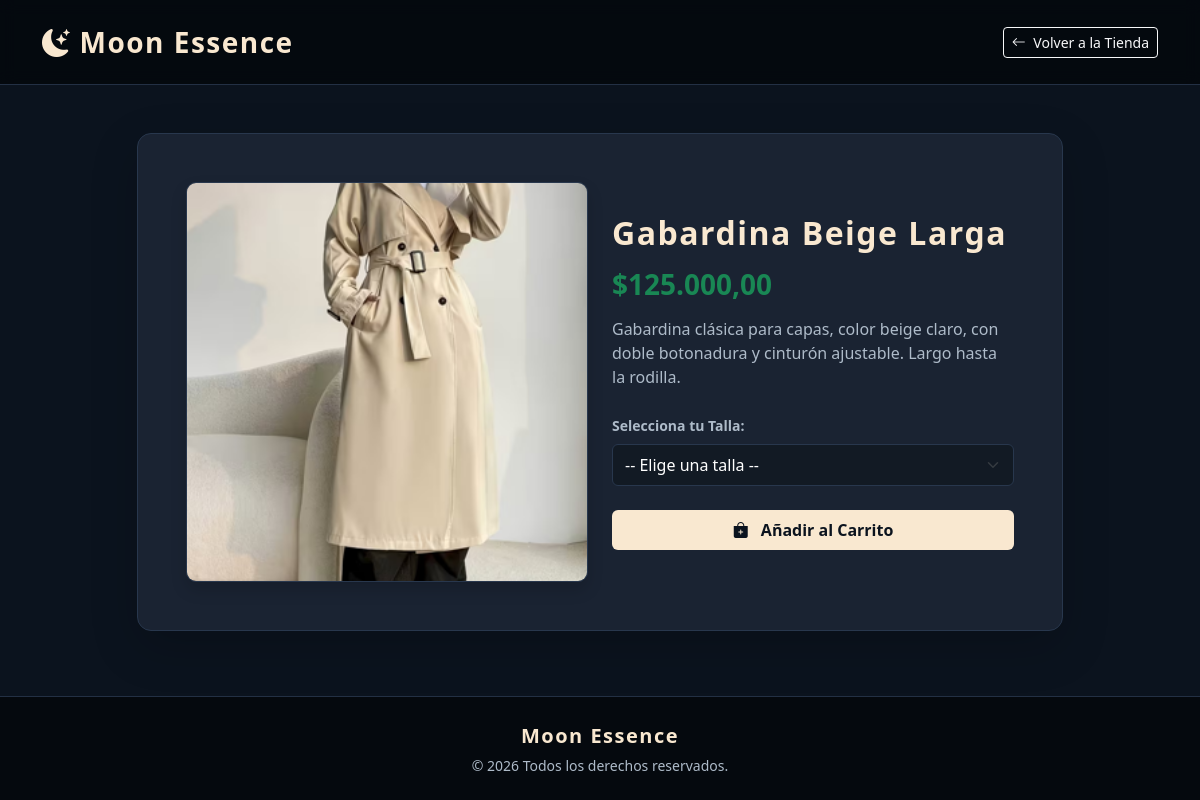
The app's page /detalle.php?id=11 with its own data.
### tables this page shows
CREATE TABLE `productos` (
  `id_producto` int(11) NOT NULL,
  `id_tienda` int(11) NOT NULL,
  `id_categoria` int(11) DEFAULT NULL,
  `nombre_producto` varchar(100) NOT NULL,
  `descripcion` text,
  `precio` decimal(10,2) NOT NULL,
  `stock` int(11) NOT NULL DEFAULT '0',
  `imagen` varchar(255) DEFAULT 'default.png',
  `imagen_secundaria` varchar(255) DEFAULT NULL,
  `estado_aprobacion` enum('pendiente','aprobado','rechazado') DEFAULT 'pendiente',
  `fecha_creacion` timestamp NOT NULL DEFAULT CURRENT_TIMESTAMP,
  `aprobado` tinyint(1) DEFAULT '1'
);

### detalle.php (the view, shortened to what this page needs)
<?php
$host = 'localhost';
$db   = 'moon_essence';
$user = 'root';
$pass = '';
try {
    $pdo = new PDO("mysql:host=$host;dbname=$db;charset=utf8", $user, $pass);
    $pdo->setAttribute(PDO::ATTR_ERRMODE, PDO::ERRMODE_EXCEPTION);
} catch (PDOException $e) {
    die("Error de conexión a la base de datos.");
}
$id_producto = $_GET['id'] ?? 0;
$stmt = $pdo->prepare("
    SELECT p.*, c.nombre_categoria
    FROM productos p
    LEFT JOIN categorias c ON p.id_categoria = c.id_categoria
    WHERE p.id_producto = ?
");
$stmt->execute([$id_producto]);
$producto = $stmt->fetch(PDO::FETCH_ASSOC);
?>
<!DOCTYPE html>
<html lang="es">
<head>
    <link href="https://cdn.jsdelivr.net/npm/bootstrap@5.3.0/dist/css/bootstrap.min.css" rel="stylesheet">
    <link rel="stylesheet" href="https://cdn.jsdelivr.net/npm/bootstrap-icons@1.11.0/font/bootstrap-icons.css">
</head>
<body>
<nav class="navbar navbar-expand-lg navbar-moon sticky-top py-3">
    <div class="container">
        <a class="navbar-brand fw-bold fs-3 brand-text" href="index.php">
            <i class="bi bi-moon-stars-fill me-2"></i>Moon Essence
        </a>
        <a href="index.php" class="btn btn-sm btn-outline-light"><i class="bi bi-arrow-left me-1"></i> Volver a la Tienda</a>
    </div>
</nav>
<div class="container my-5">
    <div class="row justify-content-center">
        <div class="col-lg-10">
            <div class="card card-detalle p-4 p-md-5 shadow-lg">
                <div class="row g-4 align-items-center">
                    <div class="col-md-6 text-center">
                        <?php if (!empty($producto['imagen'])): ?>
                            <img src="uploads/<?= htmlspecialchars($producto['imagen']) ?>" alt="Producto" class="img-producto shadow">
                        <?php else: ?>
                            <div class="p-5 bg-dark text-muted-moon rounded border border-secondary">Sin imagen</div>
                        <?php endif; ?>
                    </div>
                    <div class="col-md-6">
                        <h2 class="brand-text fw-bold mb-3"><?= htmlspecialchars($producto['nombre_producto']) ?></h2>
                        <h3 class="text-success fw-bold mb-3">$<?= number_format($producto['precio'], 2, ',', '.') ?></h3>
                        <p class="text-muted-moon mb-4"><?= nl2br(htmlspecialchars($producto['descripcion'] ?? 'Sin descripción.')) ?></p>
                        <form action="carrito/agregar.php" method="POST">
                            <div class="mb-4">
                                <label class="form-label text-muted-moon small fw-bold">Selecciona tu Talla:</label>
                                <select name="talla" class="form-select py-2" required>
                                    <option value="" disabled selected>-- Elige una talla --</option>
                                </select>
                            </div>
                            <div class="d-grid">
                                <button type="submit" class="btn btn-beigecito py-2 fs-6">
                                    <i class="bi bi-bag-plus-fill me-2"></i> Añadir al Carrito
                                </button>
                            </div>
                        </form>
                    </div>
                </div>
            </div>
        </div>
    </div>
</div>
<footer class="py-4 mt-auto">
    <div class="container text-center">
        <p class="brand-text fw-bold mb-1 fs-5">Moon Essence</p>
        <p class="small m-0">© 2026 Todos los derechos reservados.</p>
    </div>
</footer>
</body>
</html>

### detalle.php (style rules this page uses)
:root { --bg-cielo: #0b131e; --bg-tarjeta: #1a2332; --accent-luna: #f9e8d0; --texto-suave: #aebbc9; }
body { background-color: var(--bg-cielo); color: #ffffff; font-family: 'Segoe UI', Tahoma, Geneva, Verdana, sans-serif; min-height: 100vh; display: flex; flex-direction: column; }
.navbar-moon { background-color: rgba(5, 9, 14, 0.95); border-bottom: 1px solid #233044; backdrop-filter: blur(8px); }
.brand-text { color: var(--accent-luna) !important; letter-spacing: 1.5px; text-decoration: none; }
.card-detalle { background-color: var(--bg-tarjeta); border: 1px solid #28374d; border-radius: 14px; }
.img-producto { width: 100%; max-height: 400px; object-fit: cover; border-radius: 10px; border: 1px solid #28374d; }
.form-select { background-color: #121a24; border: 1px solid #28374d; color: #ffffff; }
.btn-beigecito { background-color: var(--accent-luna); color: #0b131e; border: none; font-weight: 600; }
.text-muted-moon { color: var(--texto-suave) !important; }
footer { background-color: #05090e; border-top: 1px solid #233044; color: var(--texto-suave); margin-top: auto; }

### records on screen
productos: imagen (picture), nombre_producto "Gabardina Beige Larga", precio "125.000,00", descripcion "Gabardina clásica para capas, color beige claro, con doble botonadura y cinturón ajustable. Largo hasta la rodilla."
